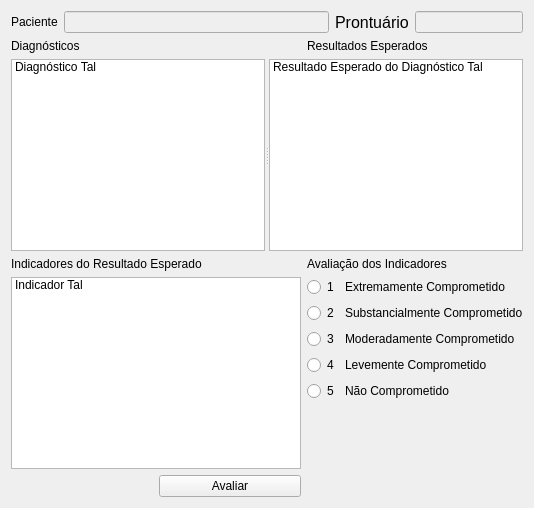
         <widget class="QWidget" name="tab_RE_3">
          <attribute name="title">
           <string>Resultados Esperados</string>
          </attribute>
          <layout class="QGridLayout" name="gridLayout_18">
           <item row="0" column="0" colspan="3">
            <layout class="QHBoxLayout" name="horizontalLayout_113">
             <item>
              <widget class="QLabel" name="label_paciente_8">
               <property name="text">
                <string>Paciente</string>
               </property>
               <property name="buddy">
                <cstring>lineEdit_paciente</cstring>
               </property>
              </widget>
             </item>
             <item>
              <widget class="QLineEdit" name="lineEdit_paciente_7">
               <property name="enabled">
                <bool>false</bool>
               </property>
              </widget>
             </item>
             <item>
              <widget class="QLabel" name="label_pront_5">
               <property name="font">
                <font>
                 <pointsize>12</pointsize>
                </font>
               </property>
               <property name="text">
                <string>Prontuário</string>
               </property>
               <property name="buddy">
                <cstring>lineEdit_pront</cstring>
               </property>
              </widget>
             </item>
             <item>
              <widget class="QLineEdit" name="lineEdit_pront_4">
               <property name="enabled">
                <bool>false</bool>
               </property>
               <property name="sizePolicy">
                <sizepolicy hsizetype="Minimum" vsizetype="Minimum">
                 <horstretch>0</horstretch>
                 <verstretch>0</verstretch>
                </sizepolicy>
               </property>
              </widget>
             </item>
            </layout>
           </item>
           <item row="1" column="0">
            <widget class="QLabel" name="label_diagRE_2">
             <property name="text">
              <string>Diagnósticos</string>
             </property>
             <property name="buddy">
              <cstring>listWidget_listaDiag</cstring>
             </property>
            </widget>
           </item>
           <item row="1" column="2">
            <widget class="QLabel" name="label_re_4">
             <property name="text">
              <string>Resultados Esperados</string>
             </property>
             <property name="buddy">
              <cstring>listWidget_reDia</cstring>
             </property>
            </widget>
           </item>
           <item row="2" column="0" colspan="3">
            <widget class="QSplitter" name="splitter_3">
             <property name="orientation">
              <enum>Qt::Horizontal</enum>
             </property>
             <widget class="QListWidget" name="listWidget_listaDiag_4">
              <item>
               <property name="text">
                <string>Diagnóstico Tal</string>
               </property>
              </item>
             </widget>
             <widget class="QListWidget" name="listWidget_reDia_2">
              <item>
               <property name="text">
                <string>Resultado Esperado do Diagnóstico Tal</string>
               </property>
              </item>
             </widget>
            </widget>
           </item>
           <item row="3" column="0" colspan="2">
            <widget class="QLabel" name="label_indicadoresRE_2">
             <property name="text">
              <string>Indicadores do Resultado Esperado</string>
             </property>
             <property name="buddy">
              <cstring>listWidget_listaIndicadores</cstring>
             </property>
            </widget>
           </item>
           <item row="3" column="2">
            <widget class="QLabel" name="label_avaliacaoIndi_2">
             <property name="text">
              <string>Avaliação dos Indicadores</string>
             </property>
            </widget>
           </item>
           <item row="4" column="0" colspan="2">
            <widget class="QListWidget" name="listWidget_listaIndicadores_3">
             <item>
              <property name="text">
               <string>Indicador Tal</string>
              </property>
             </item>
            </widget>
           </item>
           <item row="4" column="2">
            <layout class="QFormLayout" name="formLayout_11">
             <item row="0" column="0">
              <widget class="QRadioButton" name="radioButton_ind01_2">
               <property name="text">
                <string>1</string>
               </property>
              </widget>
             </item>
             <item row="1" column="0">
              <widget class="QRadioButton" name="radioButton_indi02_2">
               <property name="text">
                <string>2</string>
               </property>
              </widget>
             </item>
             <item row="2" column="0">
              <widget class="QRadioButton" name="radioButton_indi03_2">
               <property name="text">
                <string>3</string>
               </property>
              </widget>
             </item>
             <item row="3" column="0">
              <widget class="QRadioButton" name="radioButton_indi04_2">
               <property name="text">
                <string>4</string>
               </property>
              </widget>
             </item>
             <item row="4" column="0">
              <widget class="QRadioButton" name="radioButton_indi05_2">
               <property name="text">
                <string>5</string>
               </property>
              </widget>
             </item>
             <item row="0" column="1">
              <widget class="QLabel" name="label_exComprometido_2">
               <property name="text">
                <string>Extremamente Comprometido</string>
               </property>
               <property name="buddy">
                <cstring>radioButton_ind01</cstring>
               </property>
              </widget>
             </item>
             <item row="1" column="1">
              <widget class="QLabel" name="label_substComprometido_2">
               <property name="text">
                <string>Substancialmente Comprometido</string>
               </property>
               <property name="buddy">
                <cstring>radioButton_indi02</cstring>
               </property>
              </widget>
             </item>
             <item row="2" column="1">
              <widget class="QLabel" name="label_modeComprometido_2">
               <property name="text">
                <string>Moderadamente Comprometido</string>
               </property>
               <property name="buddy">
                <cstring>radioButton_indi03</cstring>
               </property>
              </widget>
             </item>
             <item row="4" column="1">
              <widget class="QLabel" name="label_naoComprometido_3">
               <property name="text">
                <string>Não Comprometido</string>
               </property>
               <property name="buddy">
                <cstring>radioButton_indi05</cstring>
               </property>
              </widget>
             </item>
             <item row="3" column="1">
              <widget class="QLabel" name="label_leveComprometido_2">
               <property name="text">
                <string>Levemente Comprometido</string>
               </property>
               <property name="buddy">
                <cstring>radioButton_indi04</cstring>
               </property>
              </widget>
             </item>
            </layout>
           </item>
           <item row="5" column="1">
            <layout class="QHBoxLayout" name="horizontalLayout_112">
             <item>
              <widget class="QPushButton" name="pushButton_avaliar_3">
               <property name="text">
                <string>Avaliar</string>
               </property>
              </widget>
             </item>
            </layout>
           </item>
          </layout>
         </widget>
